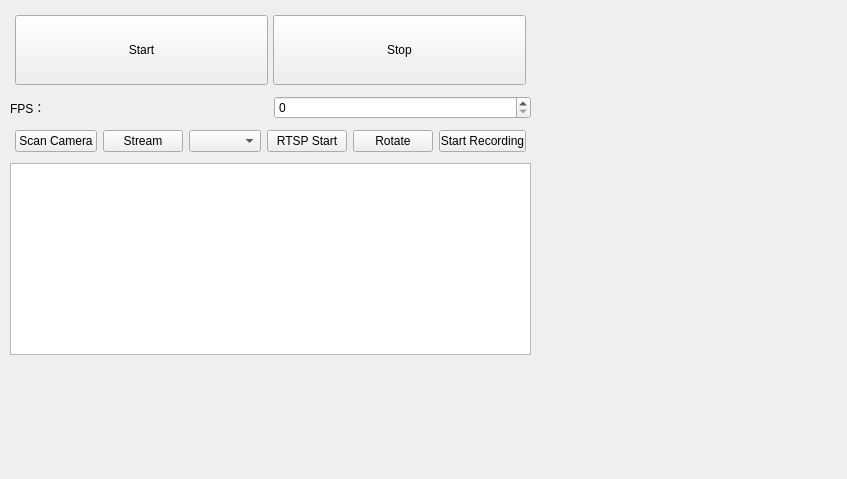
<?xml version="1.0" encoding="UTF-8"?>
<ui version="4.0">
 <class>FunctionDock</class>
 <widget class="QDockWidget" name="FunctionDock">
  <property name="geometry">
   <rect>
    <x>0</x>
    <y>0</y>
    <width>847</width>
    <height>479</height>
   </rect>
  </property>
  <property name="minimumSize">
   <size>
    <width>580</width>
    <height>53</height>
   </size>
  </property>
  <property name="layoutDirection">
   <enum>Qt::LeftToRight</enum>
  </property>
  <property name="windowTitle">
   <string>CameraView</string>
  </property>
  <widget class="QWidget" name="dockWidgetContents">
   <widget class="QWidget" name="widget" native="true">
    <property name="geometry">
     <rect>
      <x>10</x>
      <y>10</y>
      <width>521</width>
      <height>345</height>
     </rect>
    </property>
    <layout class="QHBoxLayout" name="horizontalLayout_2" stretch="9">
     <item>
      <layout class="QVBoxLayout" name="verticalLayout" stretch="2,0">
       <item>
        <layout class="QHBoxLayout" name="TopLayout">
         <property name="spacing">
          <number>5</number>
         </property>
         <property name="leftMargin">
          <number>5</number>
         </property>
         <property name="topMargin">
          <number>5</number>
         </property>
         <property name="rightMargin">
          <number>5</number>
         </property>
         <property name="bottomMargin">
          <number>5</number>
         </property>
         <item>
          <widget class="QPushButton" name="bt_Start">
           <property name="sizePolicy">
            <sizepolicy hsizetype="Minimum" vsizetype="MinimumExpanding">
             <horstretch>0</horstretch>
             <verstretch>0</verstretch>
            </sizepolicy>
           </property>
           <property name="text">
            <string>Start</string>
           </property>
          </widget>
         </item>
         <item>
          <widget class="QPushButton" name="bt_Stop">
           <property name="sizePolicy">
            <sizepolicy hsizetype="Minimum" vsizetype="MinimumExpanding">
             <horstretch>0</horstretch>
             <verstretch>0</verstretch>
            </sizepolicy>
           </property>
           <property name="text">
            <string>Stop</string>
           </property>
          </widget>
         </item>
        </layout>
       </item>
       <item>
        <layout class="QVBoxLayout" name="MidLayout" stretch="0,0,0">
         <item>
          <layout class="QHBoxLayout" name="horizontalLayout">
           <item>
            <widget class="QLabel" name="label">
             <property name="text">
              <string>FPS：</string>
             </property>
            </widget>
           </item>
           <item>
            <widget class="QSpinBox" name="spinBox_FPS"/>
           </item>
          </layout>
         </item>
         <item>
          <layout class="QHBoxLayout" name="BotLayout">
           <property name="leftMargin">
            <number>5</number>
           </property>
           <property name="topMargin">
            <number>5</number>
           </property>
           <property name="rightMargin">
            <number>5</number>
           </property>
           <property name="bottomMargin">
            <number>5</number>
           </property>
           <item>
            <widget class="QPushButton" name="bt_scan">
             <property name="text">
              <string>Scan Camera</string>
             </property>
            </widget>
           </item>
           <item>
            <widget class="QPushButton" name="bt_stream">
             <property name="text">
              <string>Stream</string>
             </property>
            </widget>
           </item>
           <item>
            <widget class="QComboBox" name="combo_mode">
             <property name="styleSheet">
              <string notr="true"/>
             </property>
            </widget>
           </item>
           <item>
            <widget class="QPushButton" name="bt_RTSP">
             <property name="text">
              <string>RTSP Start</string>
             </property>
            </widget>
           </item>
           <item>
            <widget class="QPushButton" name="bt_rotate">
             <property name="text">
              <string>Rotate</string>
             </property>
            </widget>
           </item>
           <item>
            <widget class="QPushButton" name="pb_StartRecord">
             <property name="text">
              <string>Start Recording</string>
             </property>
            </widget>
           </item>
          </layout>
         </item>
         <item>
          <widget class="QTableView" name="tableView">
           <property name="minimumSize">
            <size>
             <width>0</width>
             <height>0</height>
            </size>
           </property>
           <property name="styleSheet">
            <string notr="true"/>
           </property>
           <property name="editTriggers">
            <set>QAbstractItemView::NoEditTriggers</set>
           </property>
           <property name="selectionMode">
            <enum>QAbstractItemView::SingleSelection</enum>
           </property>
           <property name="selectionBehavior">
            <enum>QAbstractItemView::SelectRows</enum>
           </property>
          </widget>
         </item>
        </layout>
       </item>
      </layout>
     </item>
    </layout>
   </widget>
  </widget>
 </widget>
 <resources/>
 <connections/>
</ui>
